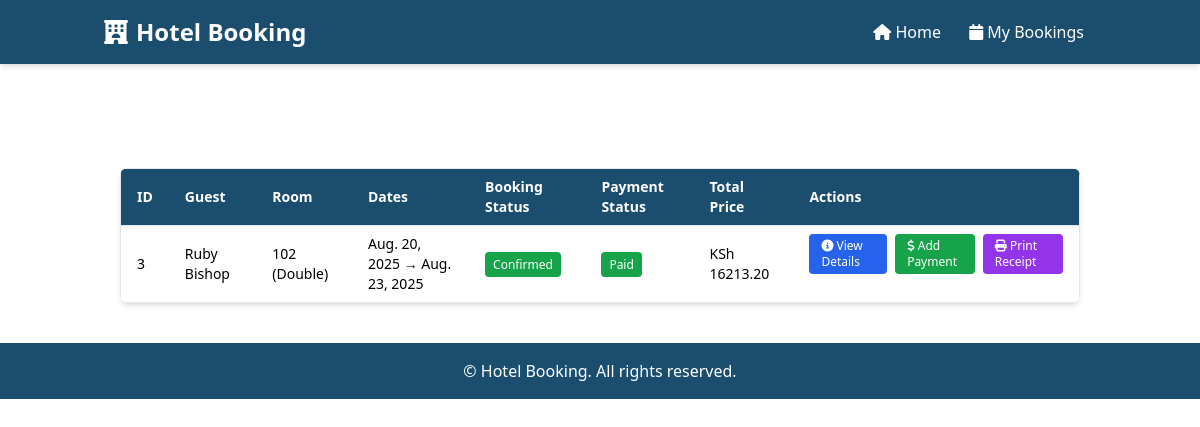
/dashboard/ (signed in), run on the app's committed database.
### hotel_listing/models.py (models this page shows, shortened)
class Booking(models.Model):
    STATUS_CHOICES = [
        ('Confirmed', 'Confirmed'),
        ('Pending', 'Pending'),
        ('Cancelled', 'Cancelled'),
    ]
    primary_guest = models.ForeignKey(Guest, on_delete=models.CASCADE, null=True, related_name='bookings')
    room = models.ForeignKey(Room, on_delete=models.CASCADE, related_name='bookings')
    start_date = models.DateField()
    end_date = models.DateField()
    num_adults = models.IntegerField(validators=[MinValueValidator(1)])
    num_children = models.IntegerField(validators=[MinValueValidator(0)])
    total_price = models.DecimalField(max_digits=10, decimal_places=2, validators=[MinValueValidator(0.01)])
    booking_status = models.CharField(max_length=20, choices=STATUS_CHOICES, default='Pending')
    created_at = models.DateTimeField(auto_now_add=True)
    class Meta:
        db_table = 'bookings'
        constraints = [
            CheckConstraint(
                check=Q(end_date__gt=F('start_date')),
                name='check_dates'
            ),
            CheckConstraint(
                check=Q(num_adults__gt=0),
                name='check_positive_guests'
            ),
        ]

class Guest(models.Model):
    user = models.OneToOneField(User, on_delete=models.CASCADE, null=True, blank=True, related_name='guest_profile')
    first_name = models.CharField(max_length=50)
    last_name = models.CharField(max_length=50)
    email = models.EmailField(max_length=100, null=True, blank=True)
    phone = models.CharField(max_length=20, blank=True, null=True)
    class Meta:
        db_table = 'guests'

class Room(models.Model):
    room_number = models.CharField(max_length=10, unique=True)
    room_type = models.CharField(max_length=50)  # e.g., Single, Double, Suite
    capacity_adults = models.IntegerField(validators=[MinValueValidator(1)])
    capacity_children = models.IntegerField(validators=[MinValueValidator(0)])
    price_per_night = models.DecimalField(max_digits=10, decimal_places=2, validators=[MinValueValidator(0.01)])
    bed_type = models.CharField(
        max_length=20,
        choices=[
            ('Single', 'Single Bed'),
            ('Double', 'Double Bed'),
            ('Two Singles', 'Two Single Beds')
        ]
    )
    is_available = models.BooleanField(default=True)
    class Meta:
        db_table = 'rooms'

### hotel_listing/views.py (the view)
# urls.py: path("dashboard/", views.dashboard, name="dashboard"),
@login_required
def dashboard(request):
    try:
        guest = request.user.guest_profile
    except Guest.DoesNotExist:
        messages.error(request, "No guest profile found for this user.")
        return redirect("home")
    bookings = guest.bookings.all()
    for booking in bookings:
        total_paid = booking.payments.aggregate(total=Sum("amount"))["total"] or 0
        booking.total_paid = total_paid
        booking.balance = booking.total_price - total_paid
        if total_paid >= booking.total_price:
            booking.payment_status = "Paid"
        elif total_paid > 0:
            booking.payment_status = "Partial"
        else:
            booking.payment_status = "Unpaid"
    return render(request, "dashboard.html", {"guest": guest, "bookings": bookings})

### hotel_listing/templates/dashboard.html (shortened to what this page needs)
{% extends "base.html" %}
{% block content %}
<div class="container mx-auto mt-8 px-4">
    <h2 class="text-2xl font-bold mb-6 text-white">
    </h2>
    <div class="overflow-x-auto bg-white rounded-lg shadow-md">
        <table class="w-full text-sm text-left border border-gray-200">
            <thead class="bg-[#1a4d6e] text-white">
                <tr>
                    <th class="px-4 py-2">ID</th>
                    <th class="px-4 py-2">Guest</th>
                    <th class="px-4 py-2">Room</th>
                    <th class="px-4 py-2">Dates</th>
                    <th class="px-4 py-2">Booking Status</th>
                    <th class="px-4 py-2">Payment Status</th>
                    <th class="px-4 py-2">Total Price</th>
                    <th class="px-4 py-2">Actions</th>
                </tr>
            </thead>
            <tbody>
                {% for booking in bookings %}
                <tr class="border-t hover:bg-gray-100">
                    <td class="px-4 py-2">{{ booking.id }}</td>
                    <td class="px-4 py-2">
                        {{ booking.primary_guest.first_name }} {{ booking.primary_guest.last_name }}
                    </td>
                    <td class="px-4 py-2">
                        {{ booking.room.room_number }} ({{ booking.room.room_type }})
                    </td>
                    <td class="px-4 py-2">
                        {{ booking.start_date }} → {{ booking.end_date }}
                    </td>
                    <td class="px-4 py-2">
                        <span class="px-2 py-1 rounded text-white text-xs
                            {% if booking.booking_status == 'Confirmed' %} bg-green-600
                            {% elif booking.booking_status == 'Pending' %} bg-yellow-500
                            {% elif booking.booking_status == 'Cancelled' %} bg-red-600
                            {% else %} bg-gray-500 {% endif %}">
                            {{ booking.booking_status }}
                        </span>
                    </td>
                    <td class="px-4 py-2">
                        <span class="px-2 py-1 rounded text-white text-xs
                            {% if booking.payment_status == 'Paid' %} bg-green-600
                            {% elif booking.payment_status == 'Partial' %} bg-yellow-500
                            {% elif booking.payment_status == 'Unpaid' %} bg-red-600
                            {% else %} bg-gray-500 {% endif %}">
                            {{ booking.payment_status|default:"Unpaid" }}
                        </span>
                    </td>
                    <td class="px-4 py-2">KSh {{ booking.total_price }}</td>
                    <td class="px-4 py-2 flex gap-2">
                        <a href="{% url 'booking_details' booking.id %}"
                           class="bg-blue-600 text-white px-3 py-1 rounded hover:bg-blue-700 text-xs">
                            <i class="fa fa-info-circle"></i> View Details
                        </a>
                        <a href="{% url 'add_payment' booking.id %}"
                           class="bg-green-600 text-white px-3 py-1 rounded hover:bg-green-700 text-xs">
                            <i class="fa fa-dollar-sign"></i> Add Payment
                        </a>
                        {% if booking.payment_status == 'Paid' %}
                        <a href="{% url 'print_receipt' booking.id %}"
                           class="bg-purple-600 text-white px-3 py-1 rounded hover:bg-purple-700 text-xs" target="_blank">
                            <i class="fa fa-print"></i> Print Receipt
                        </a>
                        {% endif %}
                    </td>
                </tr>
                {% empty %}
                <tr>
                    <td colspan="8" class="text-center px-4 py-3 text-gray-500">No bookings found.</td>
                </tr>
                {% endfor %}
            </tbody>
        </table>
    </div>
</div>
{% endblock %}

### hotel_listing/templates/base.html (style rules this page uses)
body { @apply bg-[#2a6f97] min-h-screen; }

### data on the page
Booking: id "3", primary_guest.first_name "Ruby", primary_guest.last_name "Bishop", room.room_number "102", room.room_type "Double", start_date "Aug. 20, 2025", end_date "Aug. 23, 2025", booking_status "Confirmed", payment_status "Paid", total_price "16213.20", shows "Print Receipt"
